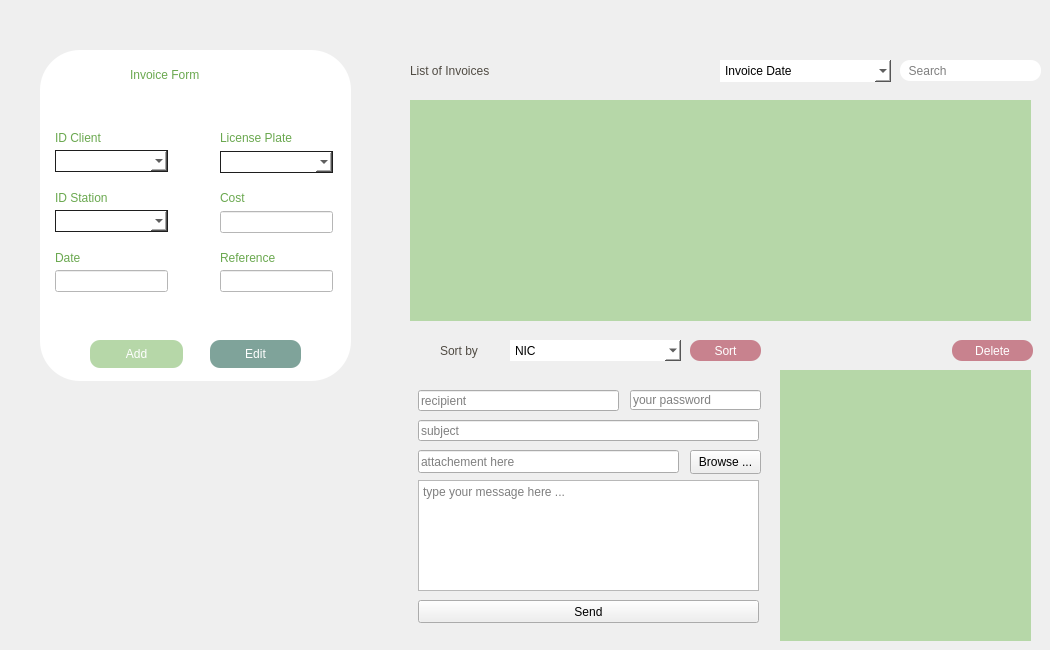
   <widget class="QWidget" name="tabInvoice">
    <attribute name="title">
     <string>INVOICE</string>
    </attribute>
    <widget class="QFrame" name="chartInv">
     <property name="geometry">
      <rect>
       <x>780</x>
       <y>370</y>
       <width>251</width>
       <height>271</height>
      </rect>
     </property>
     <property name="styleSheet">
      <string notr="true">QFrame{
background-color: #B6D7A8
}</string>
     </property>
     <layout class="QHBoxLayout" name="horizontalLayout"/>
    </widget>
    <widget class="QLineEdit" name="searchEditInv">
     <property name="geometry">
      <rect>
       <x>900</x>
       <y>60</y>
       <width>141</width>
       <height>21</height>
      </rect>
     </property>
     <property name="styleSheet">
      <string notr="true">QLineEdit
{
	background-color: rgb(255, 255, 255);
	border-radius: 10px;
	font: 9pt &quot;Berlin Sans FB&quot;;
}</string>
     </property>
     <property name="text">
      <string/>
     </property>
     <property name="placeholderText">
      <string>  Search</string>
     </property>
    </widget>
    <widget class="QLabel" name="invoiceList">
     <property name="geometry">
      <rect>
       <x>410</x>
       <y>60</y>
       <width>151</width>
       <height>21</height>
      </rect>
     </property>
     <property name="styleSheet">
      <string notr="true">QLabel
{
	color: rgb(80, 75, 67);
	font: 15pt &quot;Berlin Sans FB&quot;;
	text-align: right;
}</string>
     </property>
     <property name="text">
      <string>List of Invoices</string>
     </property>
    </widget>
    <widget class="QGroupBox" name="Formulaire">
     <property name="geometry">
      <rect>
       <x>40</x>
       <y>50</y>
       <width>311</width>
       <height>331</height>
      </rect>
     </property>
     <property name="styleSheet">
      <string notr="true">QGroupBox
{
	background-color: rgb(255, 255, 255);
	color: rgb(255, 255, 255);
	border-radius: 40px;
}</string>
     </property>
     <property name="title">
      <string/>
     </property>
     <widget class="QLabel" name="invoice_Label">
      <property name="geometry">
       <rect>
        <x>90</x>
        <y>15</y>
        <width>141</width>
        <height>20</height>
       </rect>
      </property>
      <property name="styleSheet">
       <string notr="true">QLabel
{
background-color: rgb(255, 255, 255);
color: rgb(106,168,79);
font: 15pt &quot;Berlin Sans FB&quot;;
}</string>
      </property>
      <property name="text">
       <string>Invoice Form</string>
      </property>
     </widget>
     <widget class="QLabel" name="Cost_Label">
      <property name="geometry">
       <rect>
        <x>180</x>
        <y>140</y>
        <width>91</width>
        <height>16</height>
       </rect>
      </property>
      <property name="styleSheet">
       <string notr="true">QLabel
{
background-color: rgb(255, 255, 255);
color: rgb(106,168,79);
font: 10pt &quot;Berlin Sans FB&quot;;
}</string>
      </property>
      <property name="text">
       <string>Cost</string>
      </property>
     </widget>
     <widget class="QLabel" name="Idstation_Label">
      <property name="geometry">
       <rect>
        <x>15</x>
        <y>140</y>
        <width>100</width>
        <height>16</height>
       </rect>
      </property>
      <property name="styleSheet">
       <string notr="true">QLabel
{
background-color: rgb(255, 255, 255);
color: rgb(106,168,79);
font: 10pt &quot;Berlin Sans FB&quot;;
}</string>
      </property>
      <property name="text">
       <string>ID Station</string>
      </property>
     </widget>
     <widget class="QLabel" name="License_Label">
      <property name="geometry">
       <rect>
        <x>180</x>
        <y>80</y>
        <width>100</width>
        <height>16</height>
       </rect>
      </property>
      <property name="styleSheet">
       <string notr="true">QLabel
{
background-color: rgb(255, 255, 255);
color: rgb(106,168,79);
font: 10pt &quot;Berlin Sans FB&quot;;
}</string>
      </property>
      <property name="text">
       <string>License Plate</string>
      </property>
     </widget>
     <widget class="QLabel" name="NIC_Label">
      <property name="geometry">
       <rect>
        <x>15</x>
        <y>80</y>
        <width>71</width>
        <height>16</height>
       </rect>
      </property>
      <property name="styleSheet">
       <string notr="true">QLabel
{
background-color: rgb(255, 255, 255);
color: rgb(106,168,79);
font: 10pt &quot;Berlin Sans FB&quot;;
}</string>
      </property>
      <property name="text">
       <string>ID Client</string>
      </property>
     </widget>
     <widget class="QLabel" name="Date_Label">
      <property name="geometry">
       <rect>
        <x>15</x>
        <y>200</y>
        <width>56</width>
        <height>16</height>
       </rect>
      </property>
      <property name="styleSheet">
       <string notr="true">QLabel
{
background-color: rgb(255, 255, 255);
color: rgb(106,168,79);
font: 10pt &quot;Berlin Sans FB&quot;;
}</string>
      </property>
      <property name="text">
       <string>Date</string>
      </property>
     </widget>
     <widget class="QLineEdit" name="costEdit">
      <property name="geometry">
       <rect>
        <x>180</x>
        <y>161</y>
        <width>113</width>
        <height>22</height>
       </rect>
      </property>
      <property name="styleSheet">
       <string notr="true">QLineEdit
{
	background-color: rgb(255, 255, 255);
}</string>
      </property>
     </widget>
     <widget class="QLineEdit" name="date_invEdit">
      <property name="geometry">
       <rect>
        <x>15</x>
        <y>220</y>
        <width>113</width>
        <height>22</height>
       </rect>
      </property>
      <property name="styleSheet">
       <string notr="true">QLineEdit
{
	background-color: rgb(255, 255, 255);
}</string>
      </property>
     </widget>
     <widget class="QPushButton" name="AddButtonInv">
      <property name="geometry">
       <rect>
        <x>50</x>
        <y>290</y>
        <width>93</width>
        <height>28</height>
       </rect>
      </property>
      <property name="styleSheet">
       <string notr="true">QPushButton
{
	background-color: rgb(182, 215, 168);
	color: rgb(255, 255, 255);
	font: 10pt &quot;Berlin Sans FB&quot;;
	border-radius: 10px;
}</string>
      </property>
      <property name="text">
       <string>Add</string>
      </property>
     </widget>
     <widget class="QPushButton" name="EditButtonInv">
      <property name="geometry">
       <rect>
        <x>170</x>
        <y>290</y>
        <width>91</width>
        <height>28</height>
       </rect>
      </property>
      <property name="styleSheet">
       <string notr="true">QPushButton
{
	background-color: rgb(127, 163, 154);

	color: rgb(255, 255, 255);
	font: 10pt &quot;Berlin Sans FB&quot;;
	border-radius: 10px;
}</string>
      </property>
      <property name="text">
       <string>Edit</string>
      </property>
     </widget>
     <widget class="QLabel" name="iconInv">
      <property name="geometry">
       <rect>
        <x>30</x>
        <y>5</y>
        <width>41</width>
        <height>41</height>
       </rect>
      </property>
      <property name="styleSheet">
       <string notr="true">QLabel
{

background-color: rgb(255, 255, 255);
}</string>
      </property>
      <property name="text">
       <string/>
      </property>
      <property name="pixmap">
       <pixmap>feedback.png</pixmap>
      </property>
     </widget>
     <widget class="QLineEdit" name="referenceEdit">
      <property name="geometry">
       <rect>
        <x>180</x>
        <y>220</y>
        <width>113</width>
        <height>22</height>
       </rect>
      </property>
      <property name="styleSheet">
       <string notr="true">QLineEdit
{
	background-color: rgb(255, 255, 255);
}</string>
      </property>
     </widget>
     <widget class="QLabel" name="referenceLabel">
      <property name="geometry">
       <rect>
        <x>180</x>
        <y>200</y>
        <width>81</width>
        <height>16</height>
       </rect>
      </property>
      <property name="styleSheet">
       <string notr="true">QLabel
{
background-color: rgb(255, 255, 255);
color: rgb(106,168,79);
font: 10pt &quot;Berlin Sans FB&quot;;
}</string>
      </property>
      <property name="text">
       <string>Reference</string>
      </property>
     </widget>
     <widget class="QPushButton" name="refreshButtonInv">
      <property name="geometry">
       <rect>
        <x>250</x>
        <y>10</y>
        <width>31</width>
        <height>31</height>
       </rect>
      </property>
      <property name="text">
       <string/>
      </property>
      <property name="icon">
       <iconset>
        <normaloff>refresh-button.png</normaloff>refresh-button.png</iconset>
      </property>
      <property name="iconSize">
       <size>
        <width>32</width>
        <height>32</height>
       </size>
      </property>
      <property name="flat">
       <bool>true</bool>
      </property>
     </widget>
     <widget class="QComboBox" name="licenseplInvEdit">
      <property name="geometry">
       <rect>
        <x>180</x>
        <y>101</y>
        <width>113</width>
        <height>22</height>
       </rect>
      </property>
      <property name="styleSheet">
       <string notr="true">
QComboBox
{
    selection-background-color: #ffaa00;
    background-color: white;
    border-style: solid;
    border: 1px solid #1e1e1e;
}</string>
      </property>
     </widget>
     <widget class="QComboBox" name="NICEditInv">
      <property name="geometry">
       <rect>
        <x>15</x>
        <y>100</y>
        <width>113</width>
        <height>22</height>
       </rect>
      </property>
      <property name="styleSheet">
       <string notr="true">
QComboBox
{
    selection-background-color: #ffaa00;
    background-color: white;
    border-style: solid;
    border: 1px solid #1e1e1e;
}</string>
      </property>
     </widget>
     <widget class="QComboBox" name="idstatEdit">
      <property name="geometry">
       <rect>
        <x>15</x>
        <y>160</y>
        <width>113</width>
        <height>22</height>
       </rect>
      </property>
      <property name="styleSheet">
       <string notr="true">
QComboBox
{
    selection-background-color: #ffaa00;
    background-color: white;
    border-style: solid;
    border: 1px solid #1e1e1e;
}</string>
      </property>
     </widget>
    </widget>
    <widget class="QTableView" name="tableViewInv">
     <property name="geometry">
      <rect>
       <x>410</x>
       <y>100</y>
       <width>631</width>
       <height>221</height>
      </rect>
     </property>
     <property name="styleSheet">
      <string notr="true">QHeaderView::section {
    background-color: #7FA39A;
    border: none;
    padding: 5px;
}

QTableView::item {
    background-color: white;
    border: none;
    padding: 5px;
    margin-top: 10px;
    text-align: center; /* align item content */
}

QTableView::item:first {
    border-top-left-radius: 10px;
    border-bottom-left-radius: 10px;
    margin-top: 0;
}

QTableView::item:last {
    border-top-right-radius: 10px;
    border-bottom-right-radius: 10px;
}

QTableView::item:selected {
    color: #397465;
}

QTableView::horizontalHeader {
    border: none;
}

QTableView::verticalHeader {
    border: none;
}

QTableView {
    border: none;
    padding-top: 10px;
    margin-right: 10px;
background-color: #B6D7A8
}
QScrollBar:vertical { background-color: #7FA39A; }
QScrollBar:horizontal { background-color: #7FA39A; }
</string>
     </property>
     <property name="showGrid">
      <bool>false</bool>
     </property>
     <property name="cornerButtonEnabled">
      <bool>false</bool>
     </property>
     <attribute name="verticalHeaderVisible">
      <bool>false</bool>
     </attribute>
     <attribute name="verticalHeaderHighlightSections">
      <bool>false</bool>
     </attribute>
    </widget>
    <widget class="QComboBox" name="searchBoxInv">
     <property name="geometry">
      <rect>
       <x>720</x>
       <y>60</y>
       <width>171</width>
       <height>22</height>
      </rect>
     </property>
     <property name="styleSheet">
      <string notr="true">QComboBox
{
	background-color: rgb(255, 255, 255);
	border-radius: 20px;
	font: 9pt &quot;Berlin Sans FB&quot;;

}</string>
     </property>
     <item>
      <property name="text">
       <string>Invoice Date</string>
      </property>
     </item>
     <item>
      <property name="text">
       <string>License Plate</string>
      </property>
     </item>
     <item>
      <property name="text">
       <string>Station ID</string>
      </property>
     </item>
    </widget>
    <widget class="QPushButton" name="sortButtonInv">
     <property name="geometry">
      <rect>
       <x>690</x>
       <y>340</y>
       <width>71</width>
       <height>21</height>
      </rect>
     </property>
     <property name="styleSheet">
      <string notr="true">QPushButton
{
	color: rgb(255, 255, 255);
	background-color: rgb(200, 130, 142);
	font: 10pt &quot;Berlin Sans FB&quot;;
	border-radius: 10px;
}

QPushButton:hover
{
	color: rgb(255, 255, 255);
	font: 12pt &quot;Berlin Sans FB&quot;;
	background-color: rgb(167, 82, 97);
	border-radius: 10px;
}</string>
     </property>
     <property name="text">
      <string>Sort</string>
     </property>
    </widget>
    <widget class="QPushButton" name="CalculatorButton">
     <property name="geometry">
      <rect>
       <x>690</x>
       <y>60</y>
       <width>21</width>
       <height>21</height>
      </rect>
     </property>
     <property name="styleSheet">
      <string notr="true">QPushButton
{
	color: rgb(80, 75, 67);
	font: 12pt &quot;Berlin Sans FB&quot;;
	text-align: right;
}</string>
     </property>
     <property name="text">
      <string/>
     </property>
     <property name="icon">
      <iconset>
       <normaloff>calculator.png</normaloff>calculator.png</iconset>
     </property>
     <property name="flat">
      <bool>true</bool>
     </property>
    </widget>
    <widget class="QLabel" name="sortbyInv">
     <property name="geometry">
      <rect>
       <x>440</x>
       <y>340</y>
       <width>71</width>
       <height>21</height>
      </rect>
     </property>
     <property name="styleSheet">
      <string notr="true">QLabel
{
	color: rgb(80, 75, 67);
	font: 12pt &quot;Berlin Sans FB&quot;;
	text-align: right;
}</string>
     </property>
     <property name="text">
      <string>Sort by</string>
     </property>
    </widget>
    <widget class="QPushButton" name="searchButtonInv">
     <property name="geometry">
      <rect>
       <x>1014</x>
       <y>60</y>
       <width>21</width>
       <height>21</height>
      </rect>
     </property>
     <property name="text">
      <string/>
     </property>
     <property name="icon">
      <iconset>
       <normaloff>../../Downloads/invoice (1)/invoice/search-interface-symbol.png</normaloff>../../Downloads/invoice (1)/invoice/search-interface-symbol.png</iconset>
     </property>
     <property name="iconSize">
      <size>
       <width>24</width>
       <height>24</height>
      </size>
     </property>
     <property name="flat">
      <bool>true</bool>
     </property>
    </widget>
    <widget class="QPushButton" name="deleteButtonInv">
     <property name="geometry">
      <rect>
       <x>952</x>
       <y>340</y>
       <width>81</width>
       <height>21</height>
      </rect>
     </property>
     <property name="styleSheet">
      <string notr="true">QPushButton
{
	color: rgb(255, 255, 255);
	background-color: rgb(200, 130, 142);
	font: 10pt &quot;Berlin Sans FB&quot;;
	border-radius: 10px;
}

QPushButton:hover
{
	color: rgb(255, 255, 255);
	font: 12pt &quot;Berlin Sans FB&quot;;
	background-color: rgb(167, 82, 97);
	border-radius: 10px;
}</string>
     </property>
     <property name="text">
      <string>Delete</string>
     </property>
    </widget>
    <widget class="QPushButton" name="pdfInv">
     <property name="geometry">
      <rect>
       <x>570</x>
       <y>55</y>
       <width>31</width>
       <height>31</height>
      </rect>
     </property>
     <property name="text">
      <string/>
     </property>
     <property name="icon">
      <iconset>
       <normaloff>../../Downloads/invoice (1)/invoice/pdf-file.png</normaloff>../../Downloads/invoice (1)/invoice/pdf-file.png</iconset>
     </property>
     <property name="iconSize">
      <size>
       <width>24</width>
       <height>24</height>
      </size>
     </property>
     <property name="flat">
      <bool>true</bool>
     </property>
    </widget>
    <widget class="QComboBox" name="comboBoxInv">
     <property name="geometry">
      <rect>
       <x>510</x>
       <y>340</y>
       <width>171</width>
       <height>21</height>
      </rect>
     </property>
     <property name="styleSheet">
      <string notr="true">QComboBox
{
	background-color: rgb(255, 255, 255);
	border-radius: 20px;
	font: 9pt &quot;Berlin Sans FB&quot;;

}</string>
     </property>
     <item>
      <property name="text">
       <string>NIC</string>
      </property>
     </item>
     <item>
      <property name="text">
       <string>Invoice Date</string>
      </property>
     </item>
     <item>
      <property name="text">
       <string>Cost</string>
      </property>
     </item>
    </widget>
    <widget class="QLabel" name="sortInv">
     <property name="geometry">
      <rect>
       <x>410</x>
       <y>340</y>
       <width>21</width>
       <height>21</height>
      </rect>
     </property>
     <property name="text">
      <string/>
     </property>
     <property name="pixmap">
      <pixmap>sort.png</pixmap>
     </property>
    </widget>
    <widget class="QLabel" name="InvPic">
     <property name="geometry">
      <rect>
       <x>122</x>
       <y>440</y>
       <width>131</width>
       <height>141</height>
      </rect>
     </property>
     <property name="text">
      <string/>
     </property>
     <property name="pixmap">
      <pixmap>invoice.png</pixmap>
     </property>
    </widget>
    <widget class="QLabel" name="deleteInv">
     <property name="geometry">
      <rect>
       <x>916</x>
       <y>335</y>
       <width>31</width>
       <height>31</height>
      </rect>
     </property>
     <property name="text">
      <string/>
     </property>
     <property name="pixmap">
      <pixmap>../../Downloads/invoice (1)/invoice/trash-can.png</pixmap>
     </property>
    </widget>
    <widget class="QLineEdit" name="mail_pass">
     <property name="geometry">
      <rect>
       <x>630</x>
       <y>390</y>
       <width>131</width>
       <height>20</height>
      </rect>
     </property>
     <property name="echoMode">
      <enum>QLineEdit::Password</enum>
     </property>
     <property name="placeholderText">
      <string>your password</string>
     </property>
    </widget>
    <widget class="QLineEdit" name="subject">
     <property name="geometry">
      <rect>
       <x>418</x>
       <y>420</y>
       <width>341</width>
       <height>21</height>
      </rect>
     </property>
     <property name="placeholderText">
      <string>subject</string>
     </property>
    </widget>
    <widget class="QPushButton" name="browseBtn">
     <property name="geometry">
      <rect>
       <x>690</x>
       <y>450</y>
       <width>71</width>
       <height>24</height>
      </rect>
     </property>
     <property name="text">
      <string>Browse ...</string>
     </property>
    </widget>
    <widget class="QPushButton" name="sendBtn">
     <property name="geometry">
      <rect>
       <x>418</x>
       <y>600</y>
       <width>341</width>
       <height>23</height>
      </rect>
     </property>
     <property name="text">
      <string>Send</string>
     </property>
    </widget>
    <widget class="QTextEdit" name="msg">
     <property name="geometry">
      <rect>
       <x>418</x>
       <y>480</y>
       <width>341</width>
       <height>111</height>
      </rect>
     </property>
     <property name="placeholderText">
      <string>type your message here ...</string>
     </property>
    </widget>
    <widget class="QLineEdit" name="rcpt">
     <property name="geometry">
      <rect>
       <x>418</x>
       <y>390</y>
       <width>201</width>
       <height>21</height>
      </rect>
     </property>
     <property name="placeholderText">
      <string>recipient</string>
     </property>
    </widget>
    <widget class="QLineEdit" name="file">
     <property name="geometry">
      <rect>
       <x>418</x>
       <y>450</y>
       <width>261</width>
       <height>23</height>
      </rect>
     </property>
     <property name="placeholderText">
      <string>attachement here</string>
     </property>
    </widget>
   </widget>
